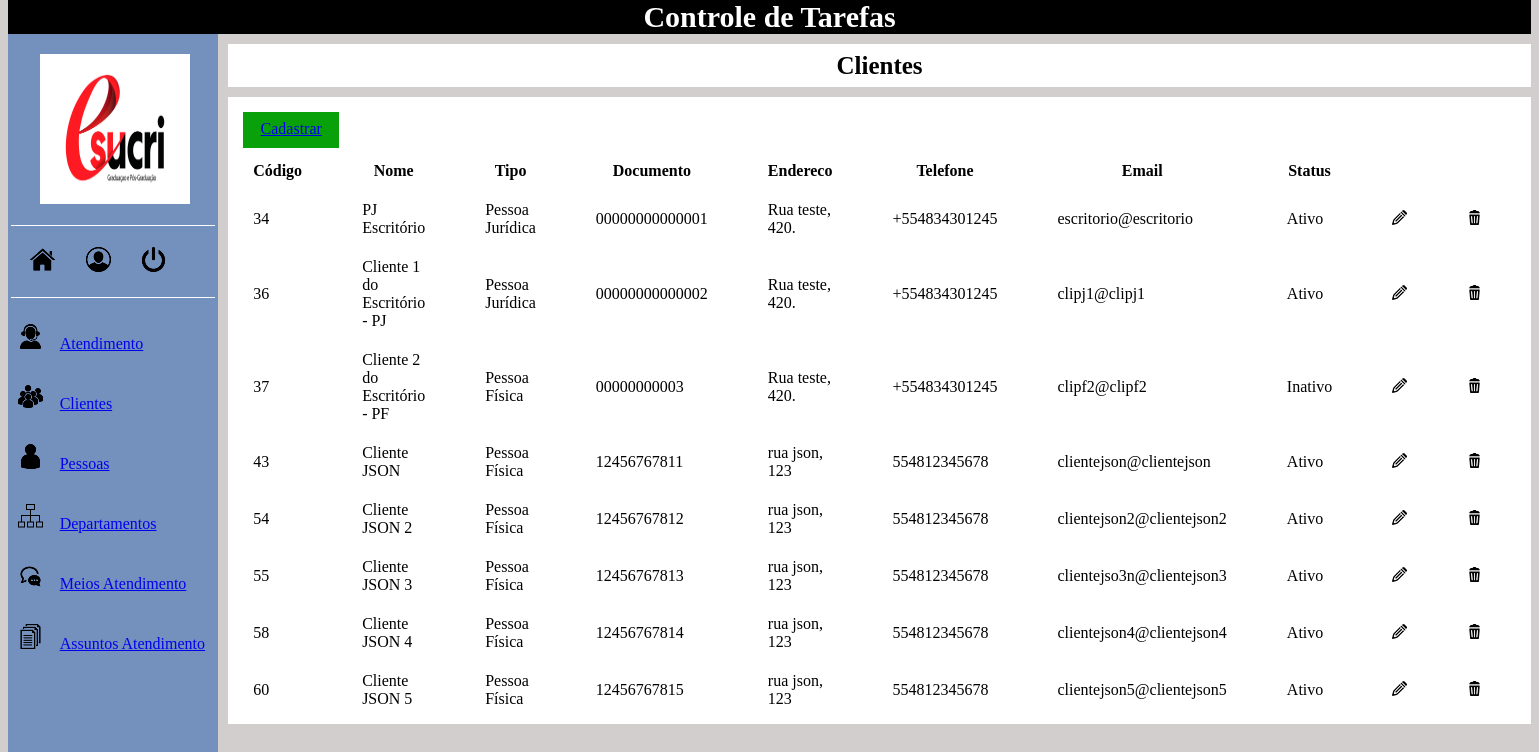
The page /views/cliente-listar.php (signed in) on the database its author committed.
### tables this page shows
CREATE TABLE `pessoa` (
  `id` int(11) NOT NULL AUTO_INCREMENT,
  `nome` varchar(70) NOT NULL,
  `tipo` char(2) NOT NULL,
  `documento` varchar(14) NOT NULL,
  `endereco` varchar(100) DEFAULT NULL,
  `telefone` char(14) DEFAULT NULL,
  `email` varchar(100) DEFAULT NULL,
  `status` char(1) DEFAULT 'I',
  `cliente` char(1) DEFAULT 'N',
  PRIMARY KEY (`id`),
  UNIQUE KEY `documento` (`documento`)
);

### views/cliente-listar.php (the view, shortened to what this page needs)
<?php
    include('../conexao.php');
    include('menu.php');
?>
<!DOCTYPE html>
<html lang="pt-br">
    <head>
        <link rel="stylesheet" href="../styles/estilos.css">
    </head>
	<body>
        <header>
            <div class="header-pagina">Clientes</div>
        </header>
        <section class="conteudo">
            <div class="cadastrar">
                <a href="cliente-cadastro.php">Cadastrar</a>
            </div>
            <table class="listagem">
                <thead>
                    <tr>
                        <th>Código</th>
                        <th>Nome</th>
                        <th>Tipo</th>
                        <th>Documento</th>
                        <th>Endereco</th>
                        <th>Telefone</th>
                        <th>Email</th>
                        <th>Status</th>
                        <th></th>
                        <th></th>
                    </tr>
                </thead>
                <tbody>
                    <?php
                        $sql = "SELECT * FROM pessoa WHERE pessoa.cliente = 'S' ORDER BY id";
                        $query = mysqli_query($conexao, $sql);
                        if(!$query) {
                            echo mysqli_error($conexao);
                        } else {
                            while ($item = mysqli_fetch_array($query, MYSQLI_ASSOC)) {
                    ?>
                    <tr>
                        <td><?php echo $item['id']?></td>
                        <td><?php echo $item['nome']?></td>
                        <td><?php echo $item['tipo'] == 'pj'?'Pessoa Jurídica':'Pessoa Física';?></td>
                        <td><?php echo $item['documento']?></td>
                        <td><?php echo $item['endereco']?></td>
                        <td><?php echo $item['telefone']?></td>
                        <td><?php echo $item['email']?></td>
                        <td><?php echo $item['status'] == 'A'?'Ativo':'Inativo';?></td>
                        <td><a href="cliente-editar.php?id=<?php echo $item['id']?>"><img src="../assets/editar.png" alt="Editar" title="Editar"></a></td>
                        <td><a href="../controllers/cliente/cliente-excluir.php?id=<?php echo $item['id']?>"><img src="../assets/excluir.png" alt="Excluir" title="Excluir"></a></td>
                    </tr>
                    <?php
                            }
                        }
                    ?>
                </tbody>
            </table>
        </section>
	</body>
</html>

### styles/estilos.css (style rules this page uses)
.conteudo { margin-top: 10px; padding: 1%; margin-left: 220px; background-color: white; }
body { background-color: rgb(210, 206, 206); }
.listagem { border-collapse: collapse; }
th { padding-right: 50px; padding-left: 10px; }
td { padding-right: 50px; padding-top: 20px; padding-left: 10px; }
.cadastrar { width: 80px; height: 20px; margin-bottom: 1%; background-color: rgb(9, 161, 9); text-align: center; padding: 8px; color: white; }
.header-pagina { margin-top: 10px; padding: 0.5%; margin-left: 220px; background-color: white; text-align: center; font-size: 25px; font-weight: bolder; }

### rows shown on the page
pessoa: id "34", nome "PJ Escritório", tipo "Pessoa Jurídica", documento "00000000000001", endereco "Rua teste, 420.", telefone "+554834301245", email "escritorio@escritorio", status "Ativo"
pessoa: id "36", nome "Cliente 1 do Escritório - PJ", tipo "Pessoa Jurídica", documento "00000000000002", endereco "Rua teste, 420.", telefone "+554834301245", email "clipj1@clipj1", status "Ativo"
pessoa: id "37", nome "Cliente 2 do Escritório - PF", tipo "Pessoa Física", documento "00000000003", endereco "Rua teste, 420.", telefone "+554834301245", email "clipf2@clipf2", status "Inativo"
pessoa: id "43", nome "Cliente JSON", tipo "Pessoa Física", documento "12456767811", endereco "rua json, 123", telefone "554812345678", email "clientejson@clientejson", status "Ativo"
pessoa: id "54", nome "Cliente JSON 2", tipo "Pessoa Física", documento "12456767812", endereco "rua json, 123", telefone "554812345678", email "clientejson2@clientejson2", status "Ativo"
pessoa: id "55", nome "Cliente JSON 3", tipo "Pessoa Física", documento "12456767813", endereco "rua json, 123", telefone "554812345678", email "clientejso3n@clientejson3", status "Ativo"
pessoa: id "58", nome "Cliente JSON 4", tipo "Pessoa Física", documento "12456767814", endereco "rua json, 123", telefone "554812345678", email "clientejson4@clientejson4", status "Ativo"
pessoa: id "60", nome "Cliente JSON 5", tipo "Pessoa Física", documento "12456767815", endereco "rua json, 123", telefone "554812345678", email "clientejson5@clientejson5", status "Ativo"
